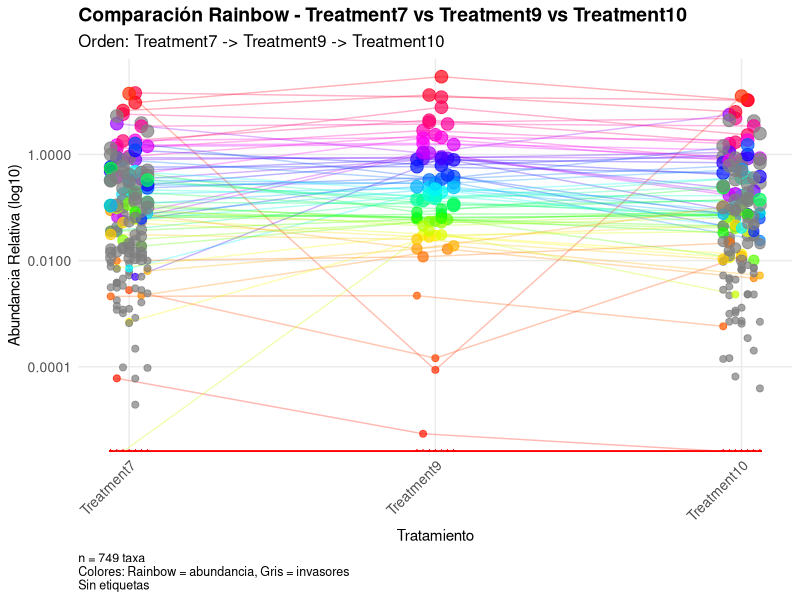
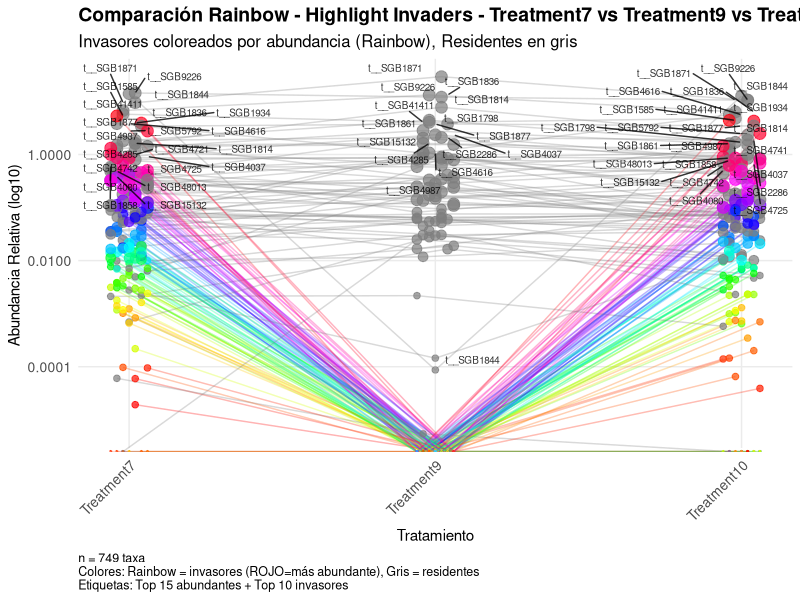
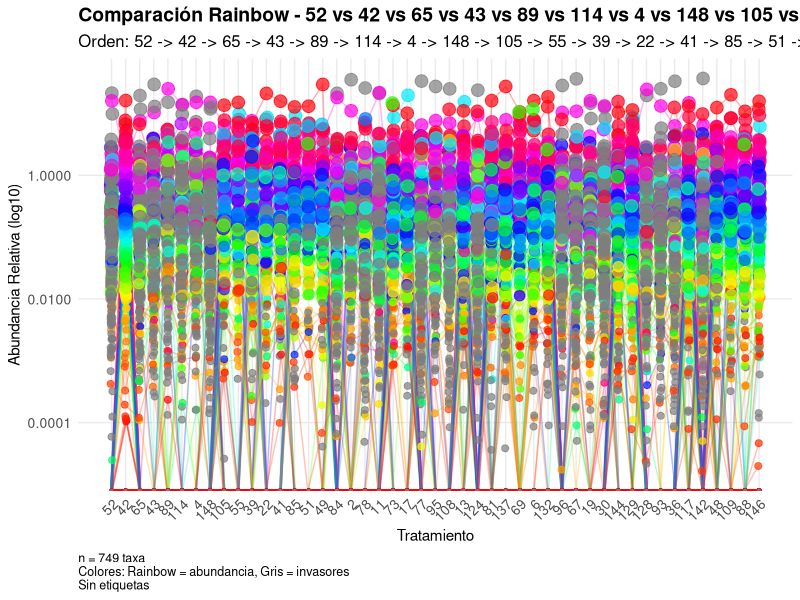

R code for these plots, in order:
# funcion_rainbow_generica.R
# Función genérica para crear plots de comparación rainbow entre tratamientos
# 
# === DESCRIPCIÓN ===
# Esta función crea plots de comparación entre múltiples tratamientos usando
# un esquema de colores rainbow para ordenar los taxones por abundancia.
# 
# === PARÁMETROS ===
# - abundance_data: tabla de abundancias (taxones como filas, muestras como columnas)
# - metadata: tabla de metadatos con información de tratamientos
# - treatment_col: nombre de la columna en metadata que indica el tratamiento
# - sample_col: nombre de la columna en metadata que indica el ID de muestra (default: "Sample")
# NOTA: Las filas del abundance_data deben corresponder a taxones, las columnas a muestras
# - center_treatment: tratamiento que va en el centro del plot (para ordenamiento)
# - taxon_level: texto para etiquetas y títulos (opcional, default: NULL)
# - output_dir: directorio de salida (opcional)
# - show_labels: mostrar etiquetas en el plot (default: FALSE)
# - label_top_abundant: número de taxones más abundantes a etiquetar (default: 15)
# - label_invaders: número de invasores a etiquetar (default: 10)

library(tidyverse)
library(ggplot2)
library(cowplot)
library(RColorBrewer)
library(ggrepel)
library(scales)


# --- FUNCIÓN PRINCIPAL DE COMPARACIÓN RAINBOW ---------------------------------
rainbow_comparison_plot <- function(
  abundance_data,
  metadata,
  treatment_col,
  sample_col = "Sample",
  center_treatment = NULL,
  highlight_invaders = FALSE,
  taxon_level = NULL,
  output_dir = NULL,
  show_labels = FALSE,
  label_top_abundant = 15,
  label_invaders = 10
) {
  
  # Validar parámetros
  if (!treatment_col %in% colnames(metadata)) {
    stop("La columna de tratamiento '", treatment_col, "' no existe en los metadatos")
  }
  
  if (!sample_col %in% colnames(metadata)) {
    stop("La columna de muestra '", sample_col, "' no existe en los metadatos")
  }
  
  # Obtener tratamientos únicos
  treatments <- unique(metadata[[treatment_col]])
  treatments <- treatments[!is.na(treatments)]
  
  if (length(treatments) < 2) {
    stop("Se necesitan al menos 2 tratamientos para la comparación")
  }
  
  # Si se especifica center_treatment, reordenar tratamientos
  if (!is.null(center_treatment) && center_treatment %in% treatments) {
    other_treatments <- setdiff(treatments, center_treatment)
    treatments <- c(other_treatments[1], center_treatment, other_treatments[-1])
  }
  
  cat("Tratamientos a comparar:", paste(treatments, collapse = ", "), "\n")
  cat("Orden de tratamientos:", paste(treatments, collapse = " -> "), "\n")
  
  # Preparar datos de abundancia
  # Las filas deben ser taxones, las columnas muestras
  
  # Obtener columnas de muestras para cada tratamiento
  treatment_samples <- list()
  treatment_cols <- list()
  
  for (treatment in treatments) {
    treatment_metadata <- metadata %>%
      filter(!!sym(treatment_col) == treatment)
    
    treatment_samples[[treatment]] <- treatment_metadata[[sample_col]]
    treatment_cols[[treatment]] <- paste0("sn", treatment_samples[[treatment]])
    
    cat("  ", treatment, ":", length(treatment_samples[[treatment]]), "muestras\n")
  }
  
  # Verificar que haya muestras suficientes
  if (any(sapply(treatment_samples, length) == 0)) {
    stop("Algunos tratamientos no tienen muestras")
  }
  
  # Calcular abundancias medias para cada tratamiento
  # Primero asegurar que todas las columnas de muestras sean numéricas
  all_sample_cols <- unlist(treatment_cols)
  abundance_means <- abundance_data %>%
    mutate(
      across(all_of(all_sample_cols[all_sample_cols %in% colnames(abundance_data)]), 
             ~as.numeric(replace_na(., 0)))
    )
  
  # Agregar columnas de medias por tratamiento
  for (treatment in treatments) {
    cols_to_use <- treatment_cols[[treatment]]
    cols_to_use <- cols_to_use[cols_to_use %in% colnames(abundance_means)]
    
    # Filtrar solo columnas numéricas
    numeric_cols <- cols_to_use[sapply(abundance_means[cols_to_use], is.numeric)]
    
    cat("  -> Tratamiento:", treatment, "| Columnas encontradas:", length(cols_to_use), 
        "| Columnas numéricas:", length(numeric_cols), "\n")
    
    if (length(numeric_cols) > 0) {
      abundance_means[[paste0(treatment, "_mean")]] <- rowMeans(
        select(abundance_means, all_of(numeric_cols)), 
        na.rm = TRUE
      )
    } else {
      cat("  -> Warning: No hay columnas numéricas para", treatment, ", asignando 0\n")
      abundance_means[[paste0(treatment, "_mean")]] <- 0
    }
  }
  
  # Filtrar datos válidos
  mean_cols <- paste0(treatments, "_mean")
  abundance_means <- abundance_means %>%
    filter(
      if_all(all_of(mean_cols), ~!is.na(.) & !is.infinite(.))
    )
  
  # Clasificar taxones según la lógica de invasión
  # El tratamiento central (center_treatment) es el baseline para determinar invasores
  center_treatment_col <- paste0(center_treatment, "_mean")
  other_treatments_cols <- mean_cols[mean_cols != center_treatment_col]
  
  # Clasificar taxones según la lógica de invasión
  abundance_means <- abundance_means %>%
    mutate(
      is_invader = !!sym(center_treatment_col) == 0 & 
                   rowSums(select(., all_of(other_treatments_cols)) > 0) > 0,
      is_resident = !!sym(center_treatment_col) > 0,
      center_treatment_rank = rank(-!!sym(center_treatment_col), ties.method = "min"),
      total_mean = rowSums(select(., all_of(mean_cols))),
      invader_rank = rank(-total_mean, ties.method = "min")
    )
  
  # Preparar datos para el plot (formato largo)
  plot_data_long <- abundance_means %>%
    pivot_longer(
      cols = all_of(mean_cols),
      names_to = "condition",
      values_to = "abundance"
    ) %>%
    mutate(
      condition = str_replace(condition, "_mean", ""),
      condition = factor(condition, levels = treatments),
      condition_numeric = as.numeric(condition),
      jitter_offset = (as.numeric(factor(clade_name)) %% 7 - 3) * 0.02,
      condition_jitter = condition_numeric + jitter_offset
    )
  
  # Asignar grupos de color
  plot_data_long <- plot_data_long %>%
    mutate(
      color_group = if(highlight_invaders) {
        case_when(
          is_invader ~ paste0("TotalRank_", invader_rank),
          is_resident ~ "Resident",
          TRUE ~ "Other"
        )
      } else {
        case_when(
          is_invader ~ "Invader",
          TRUE ~ paste0("Rank_", center_treatment_rank)
        )
      },
      line_color = if(highlight_invaders) color_group else ifelse(is_invader, NA, color_group)
    )
  
  # Calcular tamaño de puntos
  plot_data_long <- plot_data_long %>%
    mutate(
      point_size = case_when(
        abundance == 0 ~ 0.5,
        abundance < 0.01 ~ 1,
        abundance < 0.1 ~ 2,
        TRUE ~ 3
      )
    )
  
  # Identificar taxones para etiquetar
  if (show_labels) {
    if (highlight_invaders) {
      top_abundant <- abundance_means %>%
        filter(is_resident) %>%
        mutate(max_abundant_abundance = pmax(!!!syms(mean_cols))) %>%
        arrange(desc(max_abundant_abundance)) %>%
        slice_head(n = label_top_abundant)
    } else {
      top_abundant <- abundance_means %>%
        filter(!is_invader & !!sym(center_treatment_col) > 0) %>%
        arrange(desc(!!sym(center_treatment_col))) %>%
        slice_head(n = label_top_abundant)
    }
    
    top_invaders <- abundance_means %>%
      filter(is_invader) %>%
      mutate(max_invader_abundance = rowSums(select(., all_of(other_treatments_cols)))) %>%
      arrange(desc(max_invader_abundance)) %>%
      slice_head(n = label_invaders)
    
    top_labels <- bind_rows(
      top_abundant %>% mutate(label_type = "abundant"),
      top_invaders %>% mutate(label_type = "invader")
    ) %>%
      distinct(clade_name, .keep_all = TRUE)
    
    top_labels$label <- top_labels$clade_name
  }
  
  # Configurar esquema de colores
  rank_groups <- unique(plot_data_long$color_group)
  
  # Ordenar rangos y configurar esquema de colores
  if (highlight_invaders) {
    # Highlight invaders: Rainbow para invasores, gris para residentes
    ranks_to_color <- rank_groups[grepl("TotalRank_", rank_groups)]
    ranks_to_color <- ranks_to_color[order(as.numeric(sub("TotalRank_", "", ranks_to_color)))]
    n_ranks <- length(ranks_to_color)
    
    color_scheme <- c(
      "Resident" = "gray50",
      setNames(rev(rainbow(n_ranks)), ranks_to_color)
    )
  } else {
    # Estándar: Gris para invasores, rainbow para abundancia
    ranks_numeric <- rank_groups[rank_groups != "Invader"] %>%
      sub("Rank_", "", .) %>%
      as.numeric()
    ranks_to_color <- rank_groups[rank_groups != "Invader"][order(ranks_numeric)]
    if ("Invader" %in% rank_groups) {
      ranks_to_color <- c(ranks_to_color, "Invader")
    }
    
    n_ranks <- length(ranks_to_color)
    color_scheme <- c(
      "Invader" = "gray50",
      setNames(rev(rainbow(n_ranks - 1)), ranks_to_color[ranks_to_color != "Invader"])
    )
  }
  
  # Crear el plot
  p <- ggplot(plot_data_long, aes(x = condition_jitter, y = abundance)) +
    # Borde blanco para highlight (solo si highlight_invaders = TRUE)
    {if(highlight_invaders) geom_point(aes(color = color_group, size = point_size + 0.5), color = "white", alpha = 1, shape = 16)} +
    # Líneas y puntos principales
    geom_line(aes(group = clade_name, color = line_color), alpha = 0.3, linewidth = 0.5) +
    geom_point(aes(color = color_group, size = point_size), alpha = 0.7) +
    scale_color_manual(
      values = color_scheme,
      na.value = NA, na.translate = FALSE, guide = "none"
    ) +
    scale_size_continuous(range = c(0.5, 4), guide = "none") +
    scale_x_continuous(
      breaks = 1:length(treatments),
      labels = treatments
    ) +
    scale_y_log10(labels = scales::comma_format()) +
    labs(
      title = paste0("Comparación Rainbow", 
                     if(highlight_invaders) " - Highlight Invaders" else "",
                     if(!is.null(taxon_level)) paste0(" - ", taxon_level) else "",
                     " - ", paste(treatments, collapse = " vs ")),
      subtitle = if(highlight_invaders) "Invasores coloreados por abundancia (Rainbow), Residentes en gris" else paste0("Orden: ", paste(treatments, collapse = " -> ")),
      x = "Tratamiento",
      y = "Abundancia Relativa (log10)",
      caption = paste0("n = ", nrow(abundance_means), " taxa",
                      if(highlight_invaders) "\nColores: Rainbow = invasores (ROJO=más abundante), Gris = residentes" else "\nColores: Rainbow = abundancia, Gris = invasores",
                      if(show_labels) paste0("\nEtiquetas: Top ", label_top_abundant, " abundantes + Top ", label_invaders, " invasores") else "\nSin etiquetas")
    ) +
    theme_minimal() +
    theme(
      plot.title = element_text(size = 14, face = "bold"),
      plot.subtitle = element_text(size = 12),
      axis.title = element_text(size = 11),
      axis.text = element_text(size = 10),
      axis.text.x = element_text(angle = 45, hjust = 1),
      panel.grid.minor = element_blank(),
      plot.caption = element_text(size = 9, hjust = 0),
      legend.position = "right"
    )
  
  # Agregar etiquetas si se solicitan
  if (show_labels && exists("top_labels") && nrow(top_labels) > 0) {
    label_data <- top_labels %>%
      select(clade_name, label, all_of(mean_cols)) %>%
      pivot_longer(
        cols = all_of(mean_cols),
        names_to = "condition",
        values_to = "abundance"
      ) %>%
      mutate(
        condition = str_replace(condition, "_mean", ""),
        condition = factor(condition, levels = treatments),
        condition_numeric = as.numeric(condition),
        jitter_offset = (as.numeric(factor(clade_name)) %% 7 - 3) * 0.02,
        condition_jitter = condition_numeric + jitter_offset
      ) %>%
      filter(abundance > 0)
    
    if (nrow(label_data) > 0) {
      p <- p + ggrepel::geom_text_repel(
        data = label_data,
        aes(x = condition_jitter, y = abundance, label = label),
        size = 2.5, color = "black", alpha = 0.8,
        max.overlaps = 20, force = 2, force_pull = 0.5
      )
    }
  }
  
  # Guardar plot si se especifica directorio
  if (!is.null(output_dir)) {
    dir.create(output_dir, recursive = TRUE, showWarnings = FALSE)
    
    filename <- paste0("rainbow_comparison", 
                       if(highlight_invaders) "_highlight_invaders" else "",
                       "_", paste(treatments, collapse = "_"),
                       if(!is.null(taxon_level)) paste0("_", taxon_level) else "",
                       ".png")
    
    output_file <- file.path(output_dir, filename)
    ggsave(output_file, plot = p, width = 10, height = 8, dpi = 300)
    cat("Plot guardado:", basename(output_file), "\n")
  }
  
  return(p)
}


# --- EJEMPLOS DE USO SIMPLES ------------------------------------------------

# Ejemplo 1: Comparación básica Exp2 (estándar)
metadata <- read_tsv("metadata_FULL.tsv", show_col_types = FALSE)
abundance_data <- read_tsv("abundance_table_wide_SGB.tsv", show_col_types = FALSE)
metadata_exp2 <- metadata %>% filter(Experiment == 2)

p1 <- rainbow_comparison_plot(
  abundance_data = abundance_data,
  metadata = metadata_exp2,
  treatment_col = "Treatment",
  center_treatment = "Treatment9",
  output_dir = "rainbow_examples"
)

# Ejemplo 2: Highlight invaders
p2 <- rainbow_comparison_plot(
  abundance_data = abundance_data,
  metadata = metadata_exp2,
  treatment_col = "Treatment",
  center_treatment = "Treatment9",
  highlight_invaders = TRUE,
  output_dir = "rainbow_examples",
  show_labels = TRUE
)

metadata_exp3 <- metadata %>% filter(Experiment == 3)

# Ejemplo 3: Sample y sample 17
p3 <- rainbow_comparison_plot(
  abundance_data = abundance_data,
  metadata = metadata_exp3,
  treatment_col = "Sample",
  center_treatment = "42",
  highlight_invaders = FALSE,
  output_dir = "rainbow_examples",
  show_labels = F
)
